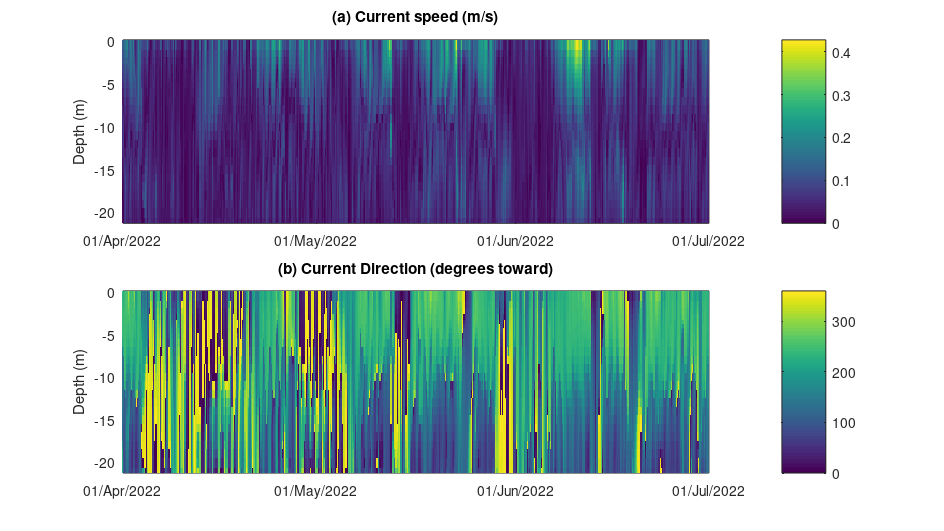

Here is the MATLAB script that generated this plot:
clear; close all;

load extracted_for_Currents.mat;

time=output.CS1.V_x.date;
depth=output.CS1.V_x.depths;

vx=output.CS1.V_x.profile;
vy=output.CS1.V_y.profile;

cs=sqrt(vx.^2+vy.^2);
cd=atan2(vy,vx);
cd2=rad2deg(cd);
cd2(vy<0)=cd2(vy<0)+360;
% 
% for i=1:cd2
%     if vy(i)<0
%         if vx(i)>0
%             cd2(i)=cd2(i)+360;
%         else
%             cd2(vy<0)=cd2(vy<0)+180;

hfig = figure('visible','on','position',[304         166         1200        675]);

set(gcf, 'PaperPositionMode', 'manual');
set(gcf, 'PaperUnits', 'centimeters');
set(gcf,'paperposition',[0.635 6.35 24 13.5]);

datearray=datenum(2022,4:7,1);

subplot(2,1,1)
pcolor(time,depth,cs);shading flat;
colorbar;
set(gca,'xlim',[datearray(1) datearray(end)],'XTick',datearray,'XTickLabel',datestr(datearray,'dd/mmm/yyyy'));
title('(a) Current speed (m/s)');
ylabel('Depth (m)')

subplot(2,1,2)
pcolor(time,depth,cd2);shading flat;
colorbar;
set(gca,'xlim',[datearray(1) datearray(end)],'XTick',datearray,'XTickLabel',datestr(datearray,'dd/mmm/yyyy'));
title('(b) Current Direction (degrees toward)');
ylabel('Depth (m)')

img_name ='./CS1_current_profile.png';
    
    saveas(gcf,img_name);
